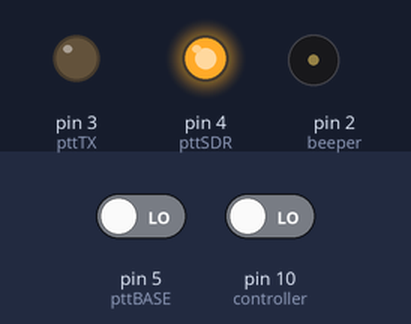
This sketch was run on a simulated Arduino Uno, built with avr-gcc and run on an emulated ATmega328P. Shown: output pins drawn as LEDs (lit = HIGH), buzzer (waves = sounding). The inputs (shaded band) are chosen by the test bench; at power-on: pin 5 (pttBASE) LOW, pin 10 (controller) LOW.

Above: at 3.0 s.
3.1 s: pin 5 (pttBASE) driven HIGH
At 4.2 s:
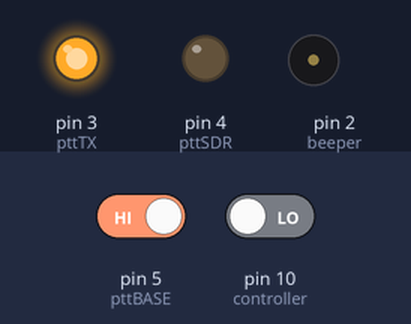
5.1 s: pin 10 (controller) driven HIGH
At 6.4 s:
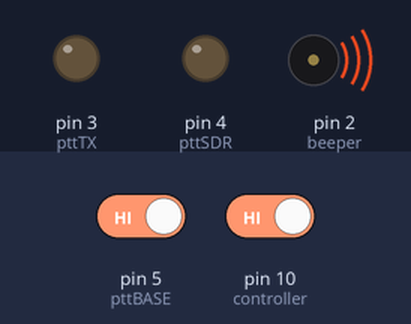
6.7 s: pin 5 (pttBASE) driven LOW
At 7.51 s:
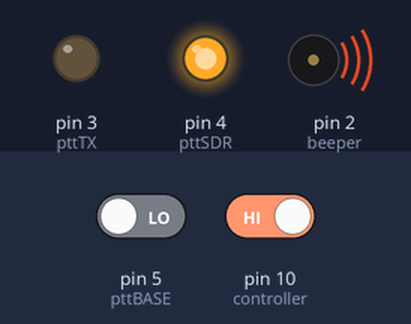
Timing chart, 0 to 9.7 s (numbered marks = the images above; inputs shaded):
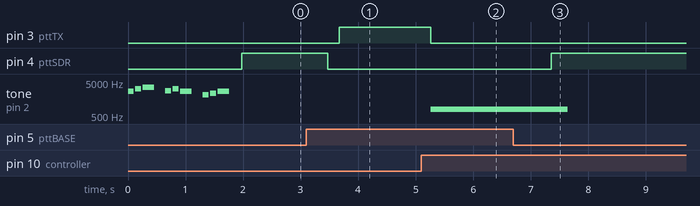

The sketch:

CONTROLLERTOP.ino
```cpp
/*
Controller
 versione 2.2
*/

int premutoPTT = 0;
const int beeper = 2;
const int pttTX = 3;
const int pttSDR = 4;
const int pttBASE = 5;
const int controller=10;
boolean suonoIntro=true;
boolean suonoSeBandaErrata=true;
const int delaydopoTX = 100; //prima 600
const int delaydopoSDR = 100; //600

const int NOTE_E7 = 2637;
const int NOTE_G7 = 3136;
const int NOTE_A7 = 3520;
const int NOTE_F7 = 2794;
const int NOTE_D7 = 2349;
const int NOTE_C7 = 2093;

// Define note durations (in milliseconds)
const int WHOLE = 800;
const int HALF = WHOLE / 2;
const int QUARTER = HALF / 2;
const int EIGHTH = QUARTER / 2;
const int DOTTED_QUARTER = QUARTER + EIGHTH;

void playNote(int note, int duration) {
 tone(beeper, note, duration);
 delay(duration * 1.3); // Add a slight pause between notes
}

// Variabili per il debouncing
unsigned long tempoUltimoCambio = 0;
const unsigned long tempoDebouncing = 50; // Tempo di debouncing in millisecondi

void setup() {
  Serial.begin(9600);

  if (suonoIntro) {
  playNote(NOTE_E7, EIGHTH);
  playNote(NOTE_G7, EIGHTH);
  playNote(NOTE_A7, QUARTER);
  playNote(0, EIGHTH); // Rest
  playNote(NOTE_F7, EIGHTH);
  playNote(NOTE_G7, EIGHTH);
  playNote(NOTE_E7, QUARTER);
  playNote(0, EIGHTH); // Rest
  playNote(NOTE_C7, EIGHTH);
  playNote(NOTE_D7, EIGHTH);
  playNote(NOTE_E7, QUARTER);
  }

  pinMode(pttBASE, INPUT);
  pinMode(pttTX, OUTPUT);
  pinMode(pttSDR, OUTPUT);
  pinMode(beeper, OUTPUT);
  pinMode(controller, INPUT);
}

void loop() {

  premutoPTT = digitalRead(pttBASE);
  if (premutoPTT == HIGH && millis() - tempoUltimoCambio > tempoDebouncing) {
    /*
    Passo da rx a tx
    spengo rx
    delay
    accendo tx
    */
    delay(40);

    if (digitalRead(controller)==HIGH) {  //se HIGH, significa che il selettore banda è in posizione sbagliata.

      digitalWrite(pttSDR, LOW);
      delay(100);
      digitalWrite(pttTX, LOW);
      if (suonoSeBandaErrata) {
         tone(beeper, 800,1000);
        delay(500);
      }
       tempoUltimoCambio = millis();
    }
    else {
    delay(60);
    digitalWrite(pttSDR, LOW);
    delay(delaydopoSDR);
    delay(100);
    digitalWrite(pttTX, HIGH);
    tempoUltimoCambio = millis();
    }
  } else if (premutoPTT == LOW && millis() - tempoUltimoCambio > tempoDebouncing) {
    /*
    Passo da tx a rx
    spengo tx
    delay
    accendo rx
    */
    delay(60);
    digitalWrite(pttTX, LOW);
    delay(delaydopoTX);
    digitalWrite(pttSDR, HIGH);
    delay(100);
    tempoUltimoCambio = millis();
  }
}
```

Measured:
- after the input at 3.1 s, pin 3 (pttTX): LOW → HIGH after 0.57 s; pin 4 (pttSDR): HIGH → LOW after 0.37 s
- after the input at 5.1 s, pin 3 (pttTX): HIGH → LOW after 0.17 s; tone on pin 2 (beeper): silent → 800 Hz after 0.17 s
- after the input at 6.7 s, pin 4 (pttSDR): LOW → HIGH after 0.66 s; tone on pin 2 (beeper): 800 Hz → silent after 0.95 s
